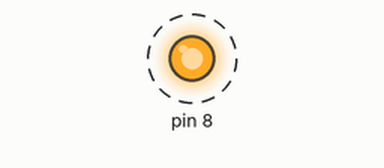
This program was run on a simulated Raspberry Pi (header pin numbers). On the bench: output pins drawn as LEDs (lit = HIGH). Dashed ring = blinking. At 6.0 s the program stops and its outputs stay as they are.

Above: at 0.5 s.
Timing chart, 0 to 4.6 s (numbered marks = the images above):
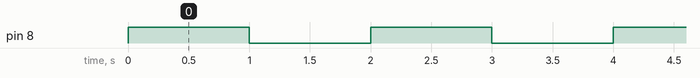

The program:

led-control-board.py
```python
# -*- coding: utf-8 -*-
import RPi.GPIO as GPIO
import time

# use GPIO board mode
GPIO.setmode(GPIO.BOARD)
GPIO.setup(8, GPIO.OUT)

for x in range(3):
    GPIO.output(8, True)
    time.sleep(1)
    GPIO.output(8, False)
    time.sleep(1)

GPIO.cleanup()
```

Measured:
- by itself, pin 8: alternates HIGH for 1.0 s and LOW for 1.0 s, 6 changes in all, then stays LOW
